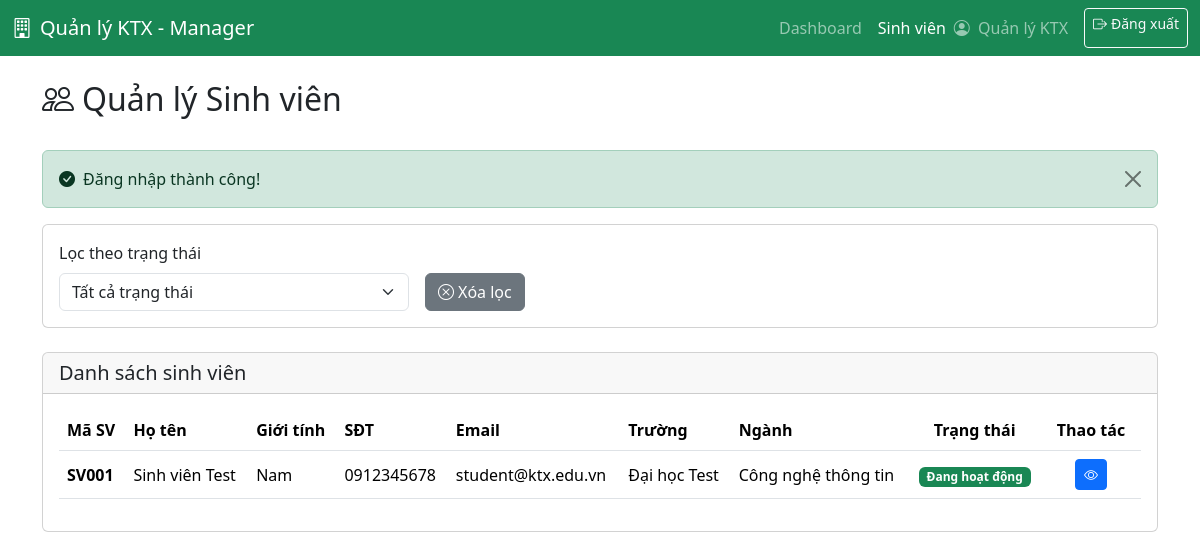
/views/manager/students.php (signed in), run on the app's committed database.
### tables this page shows
CREATE TABLE students (
    id INT AUTO_INCREMENT PRIMARY KEY,
    user_id INT NOT NULL,
    student_code VARCHAR(20) UNIQUE NOT NULL COMMENT 'Mã sinh viên',
    full_name VARCHAR(100) NOT NULL,
    date_of_birth DATE,
    gender ENUM('male', 'female', 'other'),
    phone VARCHAR(20),
    email VARCHAR(100),
    address TEXT,
    university VARCHAR(200) COMMENT 'Trường đại học',
    major VARCHAR(100) COMMENT 'Ngành học',
    year VARCHAR(20) COMMENT 'Khóa học',
    id_card VARCHAR(20) COMMENT 'CCCD/CMND',
    status ENUM('active', 'inactive', 'graduated') DEFAULT 'active',
    created_at TIMESTAMP DEFAULT CURRENT_TIMESTAMP,
    updated_at TIMESTAMP DEFAULT CURRENT_TIMESTAMP ON UPDATE CURRENT_TIMESTAMP,
    FOREIGN KEY (user_id) REFERENCES users(id) ON DELETE CASCADE,
    INDEX idx_user_id (user_id),
    INDEX idx_student_code (student_code),
    INDEX idx_status (status)
);

### functions/auth.php (called while the page is built, shortened)
<?php
require_once __DIR__ . '/helpers.php';
function getCurrentUser() {
    if (isset($_SESSION['user_id']) && isset($_SESSION['username'])) {
        return [
            'id' => $_SESSION['user_id'],
            'username' => $_SESSION['username'],
            'full_name' => $_SESSION['full_name'] ?? null,
            'role' => $_SESSION['role'] ?? null,
            'email' => $_SESSION['email'] ?? null,
            'phone' => $_SESSION['phone'] ?? null
        ];
    }
    return null;
}
?>

### functions/helpers.php (called while the page is built, shortened)
<?php
function getSuccessMessage() {
    if (isset($_SESSION['success'])) {
        $message = $_SESSION['success'];
        return $message;
    }
    return null;
}
function escapeHtml($string) {
    return htmlspecialchars($string, ENT_QUOTES, 'UTF-8');
}
?>

### functions/students.php (called while the page is built, shortened)
<?php
function getAllStudents($status = null) {
    $conn = getDbConnection();
    $students = [];
    if ($status) {
        $sql = "SELECT s.*, u.username, u.role
                FROM students s
                INNER JOIN users u ON s.user_id = u.id
                WHERE s.status = ?
                ORDER BY s.student_code ASC";
        $stmt = mysqli_prepare($conn, $sql);
        if ($stmt) {
            mysqli_stmt_bind_param($stmt, "s", $status);
            mysqli_stmt_execute($stmt);
            $result = mysqli_stmt_get_result($stmt);
            if ($result && mysqli_num_rows($result) > 0) {
                while ($row = mysqli_fetch_assoc($result)) {
                    $students[] = $row;
                }
            }
            mysqli_stmt_close($stmt);
        }
    } else {
        $sql = "SELECT s.*, u.username, u.role
                FROM students s
                INNER JOIN users u ON s.user_id = u.id
                ORDER BY s.student_code ASC";
        $result = mysqli_query($conn, $sql);
        if ($result && mysqli_num_rows($result) > 0) {
            while ($row = mysqli_fetch_assoc($result)) {
                $students[] = $row;
            }
        }
    }
    return $students;
}
function getStudentStatuses() {
    return [
        'active' => 'Đang hoạt động',
        'inactive' => 'Ngừng hoạt động',
        'graduated' => 'Đã tốt nghiệp'
    ];
}
function getGenders() {
    return [
        'male' => 'Nam',
        'female' => 'Nữ',
        'other' => 'Khác'
    ];
}
?>

### views/manager/students.php (the view, shortened to what this page needs)
<?php
require_once __DIR__ . '/../../functions/auth.php';
require_once __DIR__ . '/../../functions/helpers.php';
require_once __DIR__ . '/../../functions/students.php';
$currentUser = getCurrentUser();
$successMsg = getSuccessMessage();
$filterStatus = isset($_GET['status']) ? $_GET['status'] : null;
$students = getAllStudents($filterStatus);
$statuses = getStudentStatuses();
?>
<!DOCTYPE html>
<html lang="vi">
<head>
    <link href="https://cdn.jsdelivr.net/npm/bootstrap@5.3.3/dist/css/bootstrap.min.css" rel="stylesheet">
    <link href="https://cdn.jsdelivr.net/npm/bootstrap-icons@1.11.0/font/bootstrap-icons.css" rel="stylesheet">
</head>
<body>
    <nav class="navbar navbar-expand-lg navbar-dark bg-success">
        <div class="container-fluid">
            <a class="navbar-brand" href="dashboard.php">
                <i class="bi bi-building me-2"></i>Quản lý KTX - Manager
            </a>
            <div class="navbar-nav ms-auto">
                <a class="nav-link" href="dashboard.php">Dashboard</a>
                <a class="nav-link active" href="students.php">Sinh viên</a>
                <span class="navbar-text me-3">
                    <i class="bi bi-person-circle me-1"></i>
                    <?php echo escapeHtml($currentUser['full_name'] ?? $currentUser['username']); ?>
                </span>
                <a class="btn btn-outline-light btn-sm" href="../../handle/logout_process.php">
                    <i class="bi bi-box-arrow-right me-1"></i>Đăng xuất
                </a>
            </div>
        </div>
    </nav>
    <div class="container mt-4">
        <div class="d-flex justify-content-between align-items-center mb-4">
            <h2><i class="bi bi-people me-2"></i>Quản lý Sinh viên</h2>
        </div>
        <?php if ($successMsg): ?>
            <div class="alert alert-success alert-dismissible fade show">
                <i class="bi bi-check-circle-fill me-2"></i><?php echo escapeHtml($successMsg); ?>
                <button type="button" class="btn-close" data-bs-dismiss="alert"></button>
            </div>
        <?php endif; ?>
        <div class="card mb-4">
            <div class="card-body">
                <form method="GET" action="students.php" class="row g-3">
                    <div class="col-md-4">
                        <label for="status" class="form-label">Lọc theo trạng thái</label>
                        <select class="form-select" id="status" name="status" onchange="this.form.submit()">
                            <option value="">Tất cả trạng thái</option>
                        </select>
                    </div>
                    <div class="col-md-4 d-flex align-items-end">
                        <a href="students.php" class="btn btn-secondary">
                            <i class="bi bi-x-circle me-1"></i>Xóa lọc
                        </a>
                    </div>
                </form>
            </div>
        </div>
        <div class="card">
            <div class="card-header">
                <h5 class="mb-0">Danh sách sinh viên</h5>
            </div>
            <div class="card-body">
                <?php if (empty($students)): ?>
                    <div class="alert alert-info">
                        <i class="bi bi-info-circle me-2"></i>Chưa có sinh viên nào.
                    </div>
                <?php else: ?>
                    <div class="table-responsive">
                        <table class="table table-hover align-middle">
                            <thead>
                                <tr>
                                    <th class="text-nowrap">Mã SV</th>
                                    <th class="text-nowrap">Họ tên</th>
                                    <th class="text-nowrap">Giới tính</th>
                                    <th class="text-nowrap">SĐT</th>
                                    <th class="text-nowrap">Email</th>
                                    <th class="text-nowrap">Trường</th>
                                    <th class="text-nowrap">Ngành</th>
                                    <th class="text-nowrap text-center">Trạng thái</th>
                                    <th class="text-nowrap text-center" style="width: 100px;">Thao tác</th>
                                </tr>
                            </thead>
                            <tbody>
                                <?php
                                $genders = getGenders();
                                foreach ($students as $student):
                                ?>
                                    <tr>
                                        <td class="text-nowrap align-middle"><strong><?php echo escapeHtml($student['student_code']); ?></strong></td>
                                        <td class="text-nowrap align-middle"><?php echo escapeHtml($student['full_name']); ?></td>
                                        <td class="text-nowrap align-middle">
                                            <?php echo $student['gender'] ? escapeHtml($genders[$student['gender']] ?? $student['gender']) : '-'; ?>
                                        </td>
                                        <td class="text-nowrap align-middle"><?php echo escapeHtml($student['phone'] ?: '-'); ?></td>
                                        <td class="text-nowrap align-middle"><?php echo escapeHtml($student['email'] ?: '-'); ?></td>
                                        <td class="text-nowrap align-middle"><?php echo escapeHtml($student['university'] ?: '-'); ?></td>
                                        <td class="text-nowrap align-middle"><?php echo escapeHtml($student['major'] ?: '-'); ?></td>
                                        <td class="text-center align-middle">
                                            <?php
                                            $statusClass = [
                                                'active' => 'bg-success',
                                                'inactive' => 'bg-secondary',
                                                'graduated' => 'bg-info'
                                            ];
                                            $statusLabel = $statuses[$student['status']] ?? $student['status'];
                                            $class = $statusClass[$student['status']] ?? 'bg-secondary';
                                            ?>
                                            <span class="badge <?php echo $class; ?>"><?php echo escapeHtml($statusLabel); ?></span>
                                        </td>
                                        <td class="text-center align-middle">
                                            <a href="students/view_student.php?id=<?php echo $student['id']; ?>"
                                               class="btn btn-sm btn-primary" title="Xem chi tiết">
                                                <i class="bi bi-eye"></i>
                                            </a>
                                        </td>
                                    </tr>
                                <?php endforeach; ?>
                            </tbody>
                        </table>
                    </div>
                <?php endif; ?>
            </div>
        </div>
    </div>
</body>
</html>

### data on the page
students: student_code "SV001", full_name "Sinh viên Test", gender "Nam", phone "0912345678", email "student@ktx.edu.vn", university "Đại học Test", major "Công nghệ thông tin", status "Đang hoạt động"

### other printed values
escapeHtml($currentUser['full_name'] ?? $currentUser['username']) "Quản lý KTX"
escapeHtml($successMsg) "Đăng nhập thành công!"
